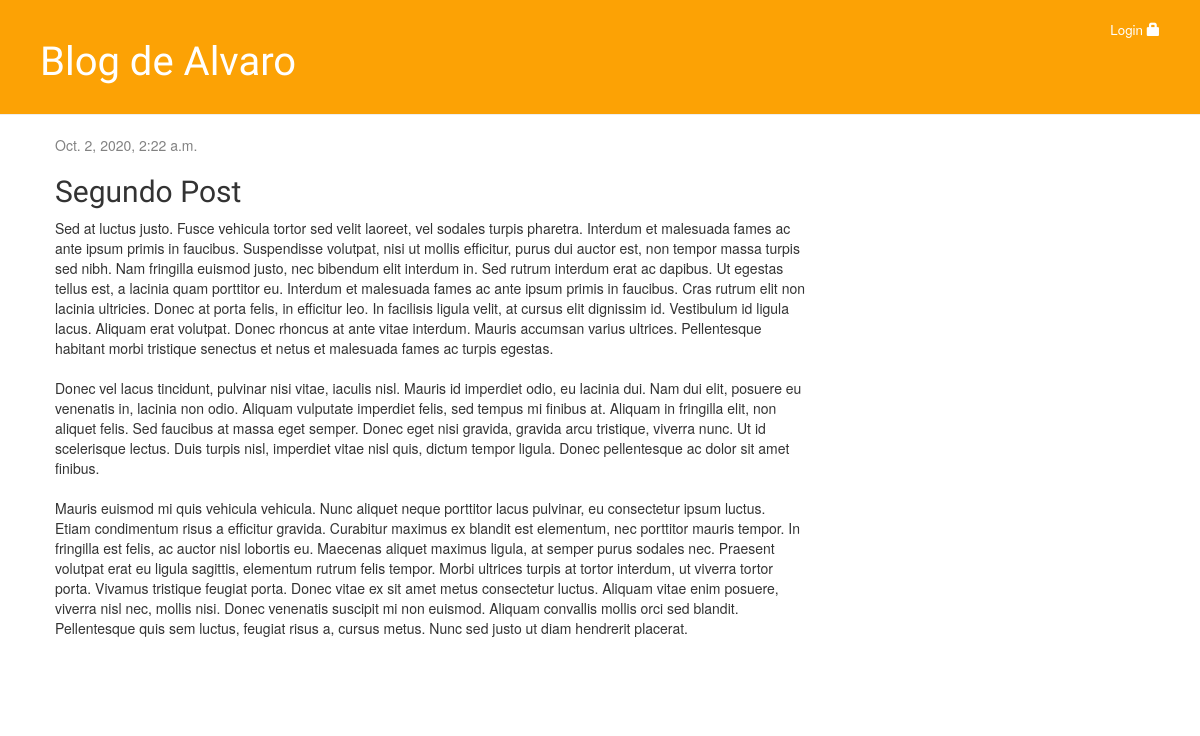
/post/5/, run on the app's committed database.
### blog/models.py (models this page shows, shortened)
class Post(models.Model):
    author = models.ForeignKey('auth.User', on_delete=models.CASCADE)
    title = models.CharField(max_length=200)
    text = models.TextField()
    created_date = models.DateTimeField(
            default=timezone.now)
    published_date = models.DateTimeField(
            blank=True, null=True)

### blog/views.py (the view)
# urls.py: path('post/<int:pk>/', views.post_detail, name='post_detail'),
def post_detail(request, pk):
    post = get_object_or_404(Post, pk=pk)
    return render(request, 'blog/post_detail.html', {'post': post})

### blog/templates/blog/post_detail.html (shortened to what this page needs)
{% extends 'blog/base.html' %}
{% block content %}
    <div class="post">
      {% if post.published_date %}
          <div class="date">
              {{ post.published_date }}
          </div>
      {% else %}
          <a class="btn btn-default" href="{% url 'post_publish' pk=post.pk %}">Publicar</a>
      {% endif %}
        <h2>{{ post.title }}</h2>
        <p>{{ post.text|linebreaksbr }}</p>
    </div>
{% endblock %}

### blog/static/css/blog.css (style rules this page uses)
h1, h2, h3, h4 { font-family: 'Lobster', cursive; }
.date { color: #828282; }
.post { margin-bottom: 70px; }

### data on the page
Post: published_date "Oct. 2, 2020, 2:22 a.m.", title "Segundo Post", text "Sed at luctus justo. Fusce vehicula tortor sed velit laoreet, vel sodales turpis pharetra. Interdum et malesuada fames ac ante ipsum primis in faucibus. Suspendisse volutpat, nisi ut mollis efficitur, purus dui auctor est, non tempor massa turpis sed nibh. Nam fringilla euismod justo, nec bibendum elit interdum in. Sed rutrum interdum erat ac dapibus. Ut egestas tellus est, a lacinia quam porttitor eu. Interdum et malesuada fames ac ante ipsum primis in faucibus. Cras rutrum elit non lacinia ultricies. Donec at porta felis, in efficitur leo. In facilisis ligula velit, at cursus elit dignissim id. Vestibulum id ligula lacus. Aliquam erat volutpat. Donec rhoncus at ante vitae interdum. Mauris…"
